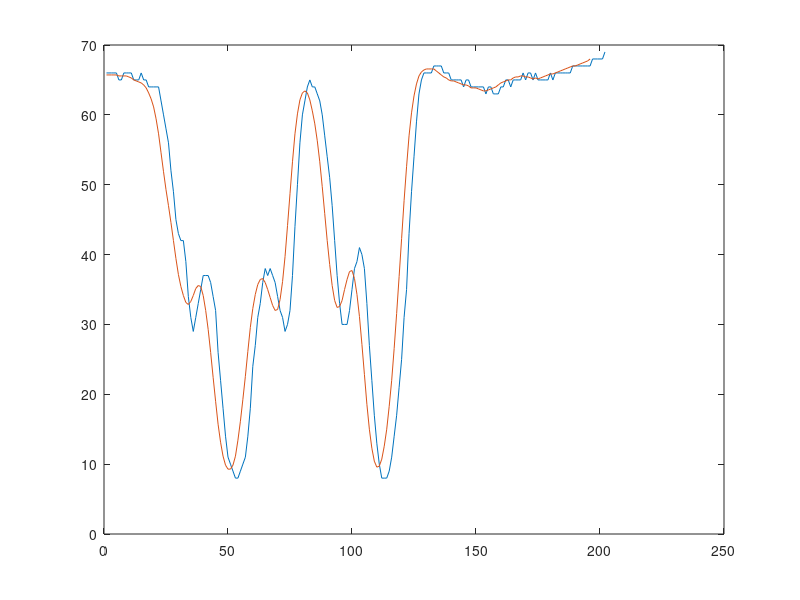
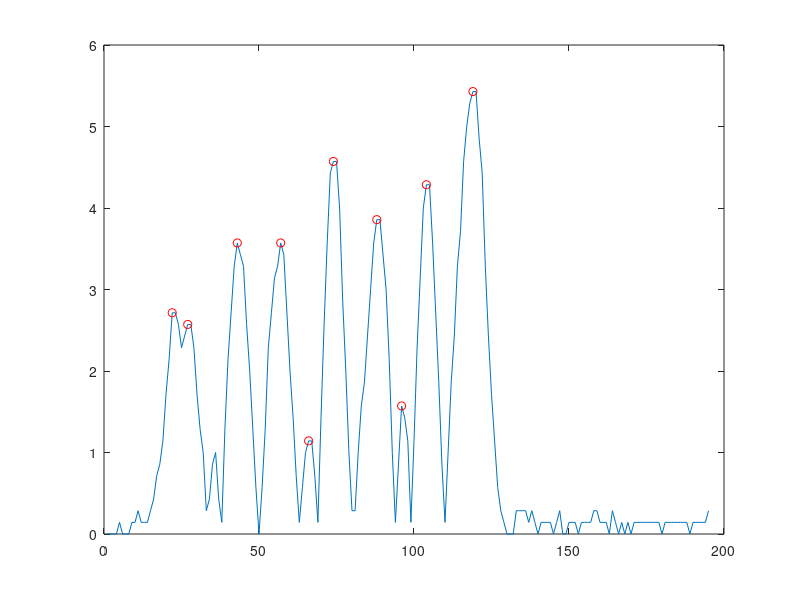
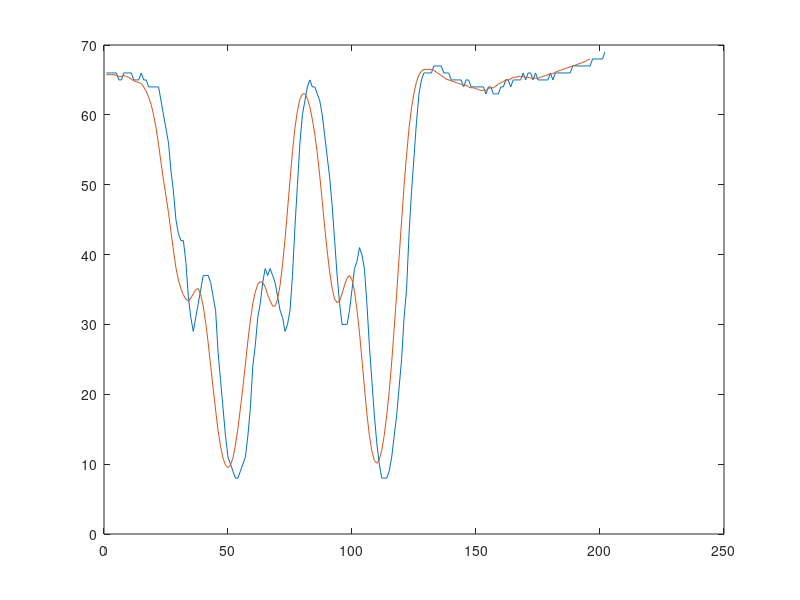
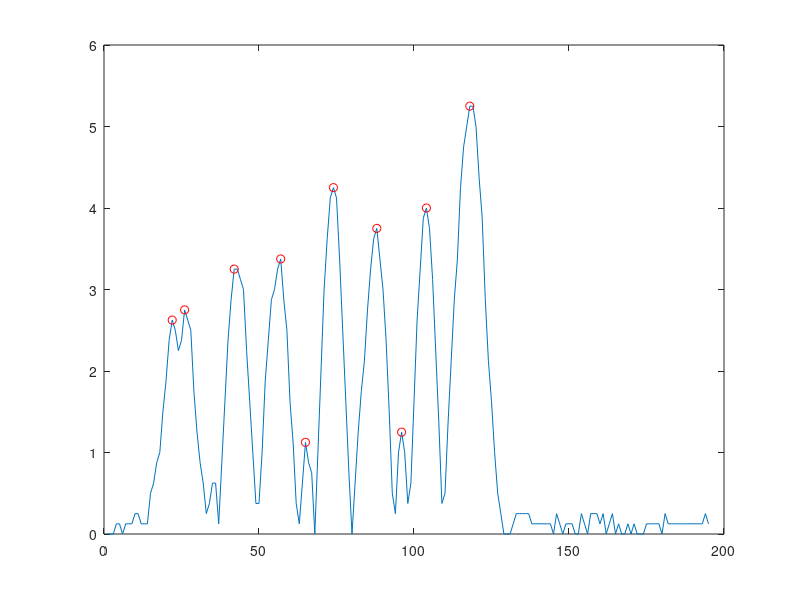

Recreate these plots in MATLAB, in order.
clc;
clear all;
close all;

%**************Patern Recognition Using Lookup Table
LOOKUPTABLE = [311113113  %A
               113113113  %B
               312113111  %C
               111133113  %D
               311133111  %E
               113133111  %F
               111113313  %G
               311113311  %H
               113113311  %I
               111133311  %J
               311111133  %K
               113111133  %L
               313111131  %M
               111131133  %N
               311131131  %O
               113131131  %P
               111111333  %Q
               311111331  %R
               113111331  %S
               111131331  %T
               331111113  %U
               133111113  %V
               333111111  %W
               131131113  %X
               331131111  %Y
               133131111  %Z
               ]; 
           
MyBarcode = xlsread('datalog-5.csv'); 
OneLineData = double((MyBarcode(:,2)));

% %Moving Average Filter with window size of ws
for ws=7:14
for i=1:length(OneLineData)-(ws-1)
     OneLineDataAve(i)=sum(OneLineData(i:i+(ws-1)))/ws;
end;

% 
for i=1:length(OneLineDataAve)-1
    DataAveDif(i) = abs(OneLineDataAve(i+1) - OneLineDataAve(i));
end

for vMinPeakHeight = 0.2:0.1:1.8
[pks,locs] = findpeaks(DataAveDif,'MinPeakHeight',vMinPeakHeight,'MinPeakDistance',4);

widths = (locs(2:end)-locs(1:end-1));
widths = round(widths/min(widths));

for i=1:length(widths)
    if widths(i) > 2
        widths(i) = 3;  
    else 
        widths(i)=1;
    end
end

if length(widths) == 9
   break
end
end
           
CODE = str2num(strrep(num2str(widths), ' ', ''));
 ws
 vMinPeakHeight 
 widths
 plot(OneLineData)
 hold on
 plot(OneLineDataAve)
 figure;
plot(DataAveDif)
  hold on 
  plot(locs,pks,'or')
  figure;
  
  c = find(LOOKUPTABLE == CODE);
  Letter = char(64+c);
  if c > 0
      plot(OneLineData)
      hold on
      plot(OneLineDataAve)
      figure;
      plot(DataAveDif)
      hold on 
      plot(locs,pks,'or')
      c = find(LOOKUPTABLE == CODE)
      Letter = char(64+c)
      break
  end
end
